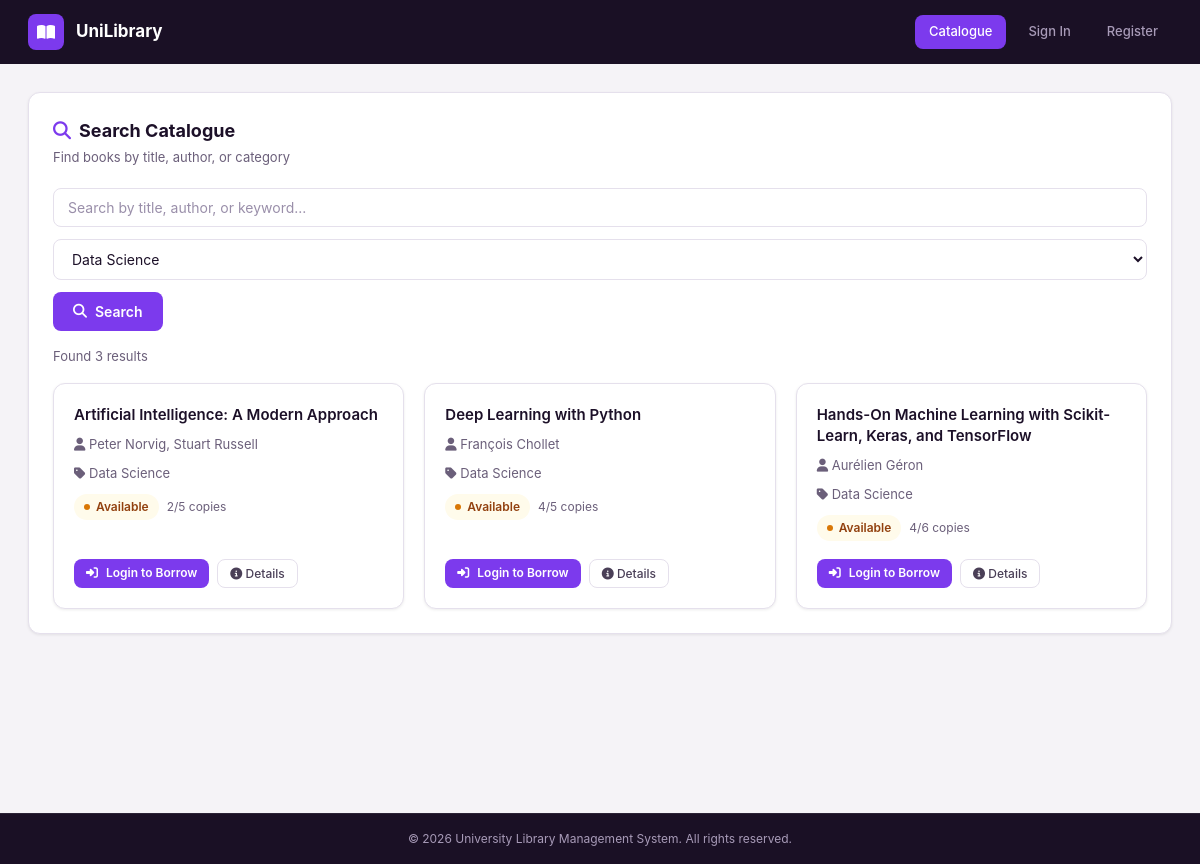
Screenshot of /pages/books/search-books.php?category=5 with the database file from the repository.
### tables this page shows
CREATE TABLE books (
    book_id INT AUTO_INCREMENT PRIMARY KEY,
    title VARCHAR(200) NOT NULL,
    isbn VARCHAR(30) UNIQUE,
    publisher_id INT,
    publish_year YEAR,
    total_copies INT NOT NULL,
    available_copies INT NOT NULL,
    FOREIGN KEY (publisher_id) REFERENCES publishers(publisher_id)
);

### pages/books/search-books.php (the view, shortened to what this page needs)
<?php
require_once dirname(__DIR__, 2) . '/config/bootstrap.php';
$query = trim($_GET['q'] ?? '');
$category = $_GET['category'] ?? 'all';
$isLoggedIn = !empty($_SESSION['user_id']);
$basePath = '../..';
$categories = $pdo->query('SELECT category_id, category_name FROM categories ORDER BY category_name')->fetchAll();
$sql = 'SELECT b.book_id, b.title, b.available_copies, b.total_copies, GROUP_CONCAT(DISTINCT a.author_name SEPARATOR ", ") AS authors, GROUP_CONCAT(DISTINCT c.category_name SEPARATOR ", ") AS categories FROM books b LEFT JOIN book_authors ba ON b.book_id = ba.book_id LEFT JOIN authors a ON ba.author_id = a.author_id LEFT JOIN book_categories bc ON b.book_id = bc.book_id LEFT JOIN categories c ON bc.category_id = c.category_id WHERE 1=1';
$params = [];
if ($category !== 'all') {
    $sql .= ' AND c.category_id = ?';
    $params[] = $category;
}
$sql .= ' GROUP BY b.book_id ORDER BY (b.available_copies > 0) DESC, b.title';
$statement = $pdo->prepare($sql);
$statement->execute($params);
$books = $statement->fetchAll();
?>
<!doctype html>
<html lang="en">
<head>
  <link rel="stylesheet" href="https://cdnjs.cloudflare.com/ajax/libs/font-awesome/6.5.1/css/all.min.css">
  <link rel="stylesheet" href="<?php echo $basePath; ?>/assets/css/style.css">
</head>
<?php if ($isLoggedIn) { ?>
<body class="app-layout">
  <?php
    if (is_admin()) {
      include dirname(__DIR__, 2) . '/partials/sidebar-admin.php';
    } else {
      include dirname(__DIR__, 2) . '/partials/sidebar-student.php';
    }
  ?>
  <div class="main-content">
    <?php include dirname(__DIR__, 2) . '/partials/topbar.php'; ?>
<?php } else { ?>
<body>
  <nav class="public-topbar">
    <a href="<?php echo $basePath; ?>/index.php" class="pub-brand">
      <div class="pub-logo"><i class="fas fa-book-open"></i></div>
      <span>UniLibrary</span>
    </a>
    <div class="pub-nav">
      <a href="search-books.php" class="active">Catalogue</a>
      <a href="../auth/login.php">Sign In</a>
      <a href="../auth/register.php">Register</a>
    </div>
  </nav>
  <div class="main-content" style="margin-left:0">
<?php } ?>
    <div class="content-area">
      <div class="card">
        <div class="card-header">
          <div>
            <h2><i class="fas fa-search" style="color:var(--primary);margin-right:8px"></i>Search Catalogue</h2>
            <p>Find books by title, author, or category</p>
          </div>
        </div>
        <form class="search-form mb-16" method="get" action="search-books.php">
          <input name="q" type="text" placeholder="Search by title, author, or keyword..." value="<?php echo htmlspecialchars($query); ?>">
          <select name="category">
            <?php foreach ($categories as $cat) { ?>
              <option value="<?php echo (int)$cat['category_id']; ?>" <?php echo (string)$cat['category_id'] === (string)$category ? 'selected' : ''; ?>><?php echo htmlspecialchars($cat['category_name']); ?></option>
            <?php } ?>
          </select>
          <button class="btn btn-primary" type="submit"><i class="fas fa-search"></i> Search</button>
        </form>
        <?php if ($query !== '' || $category !== 'all') { ?>
          <div class="text-sm text-muted mb-16">Found <?php echo count($books); ?> result<?php echo count($books) !== 1 ? 's' : ''; ?></div>
        <?php } ?>
        <div class="book-grid">
          <?php foreach ($books as $book) { ?>
            <?php $available = (int)$book['available_copies'] > 0; ?>
            <div class="card book-card<?php echo !$available ? ' book-card-unavailable' : ''; ?>">
              <div class="book-title"><?php echo htmlspecialchars($book['title']); ?></div>
              <div class="book-meta"><i class="fas fa-user"></i> <?php echo htmlspecialchars($book['authors'] ?? 'Unknown'); ?></div>
              <div class="book-meta"><i class="fas fa-tag"></i> <?php echo htmlspecialchars($book['categories'] ?? 'Uncategorised'); ?></div>
              <div class="flex items-center gap-8">
                <span class="badge <?php echo $available ? 'badge-success' : 'badge-danger'; ?>">
                  <span class="badge-dot"></span>
                  <?php echo $available ? 'Available' : 'Checked Out'; ?>
                </span>
                <span class="text-xs text-muted"><?php echo (int)$book['available_copies']; ?>/<?php echo (int)$book['total_copies']; ?> copies</span>
              </div>
              <div class="book-actions">
                <?php if ($isLoggedIn && !is_admin()) { ?>
                  <?php if ($available) { ?>
                    <form method="post" action="search-books.php?q=<?php echo urlencode($query); ?>&category=<?php echo urlencode((string)$category); ?>">
                      <?php echo csrf_field(); ?>
                      <input type="hidden" name="action" value="borrow">
                      <input type="hidden" name="book_id" value="<?php echo (int)$book['book_id']; ?>">
                      <button class="btn btn-primary btn-sm" type="submit"><i class="fas fa-hand-holding"></i> Borrow</button>
                    </form>
                  <?php } else { ?>
                    <form method="post" action="search-books.php?q=<?php echo urlencode($query); ?>&category=<?php echo urlencode((string)$category); ?>">
                      <?php echo csrf_field(); ?>
                      <input type="hidden" name="action" value="reserve">
                      <input type="hidden" name="book_id" value="<?php echo (int)$book['book_id']; ?>">
                      <button class="btn-ghost btn-sm" type="submit"><i class="fas fa-bookmark"></i> Reserve</button>
                    </form>
                  <?php } ?>
                <?php } elseif (!$isLoggedIn) { ?>
                  <a href="../auth/login.php" class="btn btn-primary btn-sm"><i class="fas fa-sign-in-alt"></i> Login to Borrow</a>
                <?php } ?>
                <button class="btn-ghost btn-sm" onclick="goTo('book-details.php?book_id=<?php echo (int)$book['book_id']; ?>')"><i class="fas fa-info-circle"></i> Details</button>
              </div>
            </div>
          <?php } ?>
        </div>
      </div>
    </div>
    <?php include dirname(__DIR__, 2) . '/partials/footer.php'; ?>
  </div>
</body>
</html>

### rows the page displays
books: title "Artificial Intelligence: A Modern Approach", authors "Peter Norvig, Stuart Russell", categories "Data Science", shows "Available", available_copies "2", total_copies "5"
books: title "Deep Learning with Python", authors "François Chollet", categories "Data Science", shows "Available", available_copies "4", total_copies "5"
books: title "Hands-On Machine Learning with Scikit-Learn, Keras, and TensorFlow", authors "Aurélien Géron", categories "Data Science", shows "Available", available_copies "4", total_copies "6"

### other values shown
count($books) "3"
form field category "Data Science"
